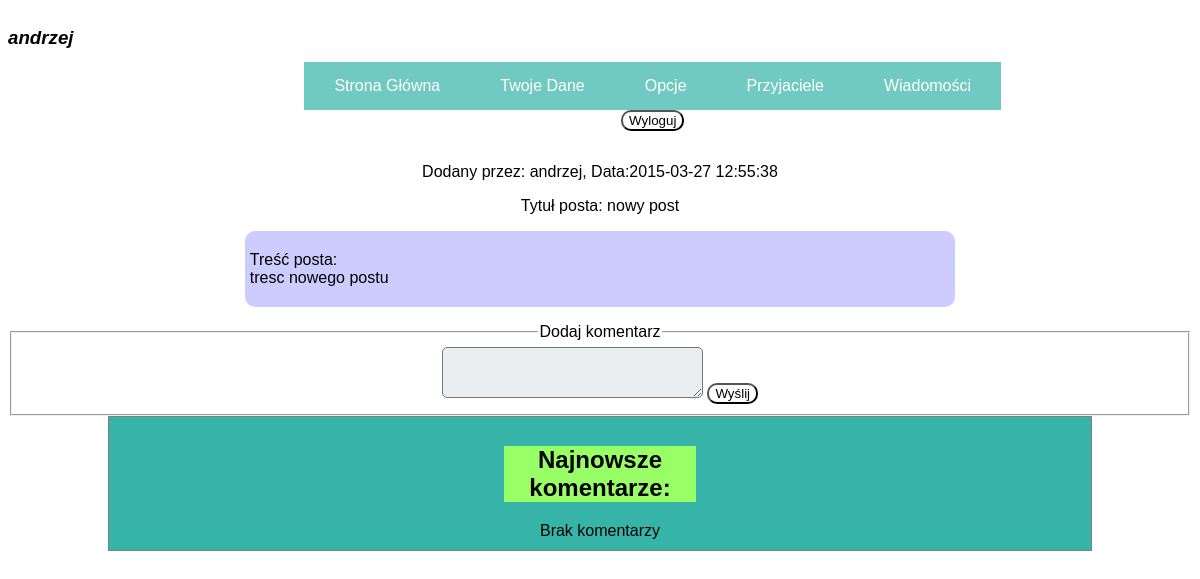
The page /post.php?page_id=9 (signed in) on the database as committed earlier.
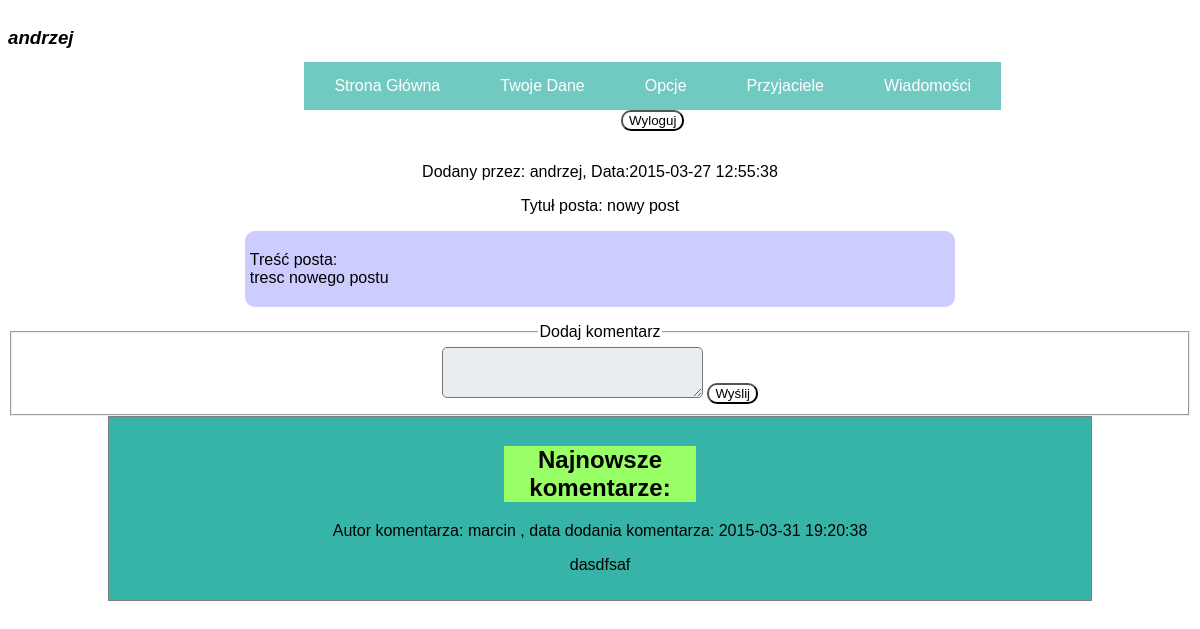
The same page on the database as committed later.
### tables this page shows
CREATE TABLE `Users` (
  `id` int(11) NOT NULL AUTO_INCREMENT,
  `name` varchar(30) NOT NULL,
  `password` varchar(60) NOT NULL,
  PRIMARY KEY (`id`),
  UNIQUE KEY `name` (`name`)
);

CREATE TABLE `Posts` (
  `post_id` int(11) NOT NULL AUTO_INCREMENT,
  `user_id` int(11) NOT NULL,
  `post_name` varchar(30) DEFAULT NULL,
  `post_input` varchar(140) DEFAULT NULL,
  `post_date` datetime DEFAULT NULL,
  PRIMARY KEY (`post_id`),
  KEY `user_id` (`user_id`),
  CONSTRAINT `Posts_ibfk_1` FOREIGN KEY (`user_id`) REFERENCES `Users` (`id`)
);

CREATE TABLE `Comments` (
  `comment_id` int(11) NOT NULL AUTO_INCREMENT,
  `user_id` int(11) NOT NULL,
  `post_id` int(11) NOT NULL,
  `comment_text` varchar(60) DEFAULT NULL,
  `comment_date` datetime DEFAULT NULL,
  PRIMARY KEY (`comment_id`),
  KEY `user_id` (`user_id`),
  KEY `post_id` (`post_id`),
  CONSTRAINT `Comments_ibfk_1` FOREIGN KEY (`user_id`) REFERENCES `Users` (`id`),
  CONSTRAINT `Comments_ibfk_2` FOREIGN KEY (`post_id`) REFERENCES `Posts` (`post_id`)
);

### post.php (the view, shortened to what this page needs)
<?php
include("header.php");
?>
<main>
	<?php
		$post=$_GET['page_id'];
		$sql='SELECT * FROM Users JOIN Posts on Users.id=Posts.user_id WHERE Posts.post_id="'.$_GET['page_id'].'"';
		$result=$conn->query($sql);
		if($result->num_rows > 0) {
			while($row=$result->fetch_assoc()) {
				echo ("<p class='post-author'>
							Dodany przez: {$row['name']}, Data:{$row['post_date']}
					</p>
					");
					echo ("<p class='post-title'>
							Tytuł posta: {$row['post_name']}
						</p>
					");
					echo ("<p class='post-content'>
							Treść posta: <br>
							{$row['post_input']}
							</p>
					");
					echo (" <fieldset>
								<legend>Dodaj komentarz</legend>
								<form method='POST' name='comment_form' action='#'>
									<textarea rows='3' cols='30' name='comment_input' maxlength='60'></textarea>
									<button type='submit' name='comment_submit_button'>Wyślij</button>
									<input type='hidden' value='{$post}' name='post_id'>
								</form>
							</fieldset>
						");
			}
		}
		else {
			"Nie ma takiego postu.";
		}
		echo ("<div class='comments-container'>");
		echo ("<h2>Najnowsze komentarze: </h2>");
		$sql='SELECT * FROM Comments JOIN Posts on Comments.post_id=Posts.post_id JOIN Users on Comments.user_id=Users.id WHERE Comments.post_id="'.$post.'" ORDER BY Comments.comment_date DESC';
		$result=$conn->query($sql);
		if($result->num_rows > 0 ) {
			while ($row=$result->fetch_assoc()) {
				echo("<p class='comment-author'>
					Autor komentarza: {$row['name']} , data dodania komentarza: {$row['comment_date']}
					</p>
				");
				echo("<p class='comment-content'>
					{$row['comment_text']}
					</p>
				");
			}
		}
		else {
			echo ("Brak komentarzy");
		}
		echo("</div>");
	?>
</main>

### header.php (shortened to what this page needs)
<!DOCTYPE html>
<html>
<head>
	<link rel="stylesheet" href="style.css" type="text/css"/>
</head>
<body>
	<?php include("connection.php");?>
	<h3 class="user-name-top"><?php
	if(isset($_SESSION['user_id'])) {
		$sql="SELECT * FROM Users WHERE id={$_SESSION['user_id']}";
		$result=$conn->query($sql);
		if($result->num_rows > 0) {
			while($row=$result->fetch_assoc()) {
				echo($row['name']);
			}
		}
	}
	else {
		echo "nie jesteś zalogowany";
	}
	?></h3>
	<br>
	<ul class='main-menu'>
			<li><a href="index.php">Strona główna </a></li><?php
			if (isset($_SESSION['user_id'])) {
				echo ("<li><a href='user.php'>Twoje dane </a></li>");
				echo("<li><a href='settings.php'>Opcje </a></li>");
				echo("<li><a href='index.php'>Przyjaciele </a></li>");
			    echo ("<li><a href='messages.php'>Wiadomości </a></li>");
				echo ("<form method='post' action='logout.php'>
						<button type='submit' name='logout_button'>Wyloguj</button>
						</form>");
			}
			else {
				echo("<li><a href='register.php'>Zarejestruj się </a></li>");
				echo("<li><a href='login.php'>Zaloguj się </a></li>");
			}
			?>
	</ul>

Rows that differ between the two databases and show on the page:
added comments: user.name "marcin", comment_date "2015-03-31 19:20:38", comment_text "dasdfsaf"
Other text that changed with them:
text no longer shown: "Brak komentarzy"
